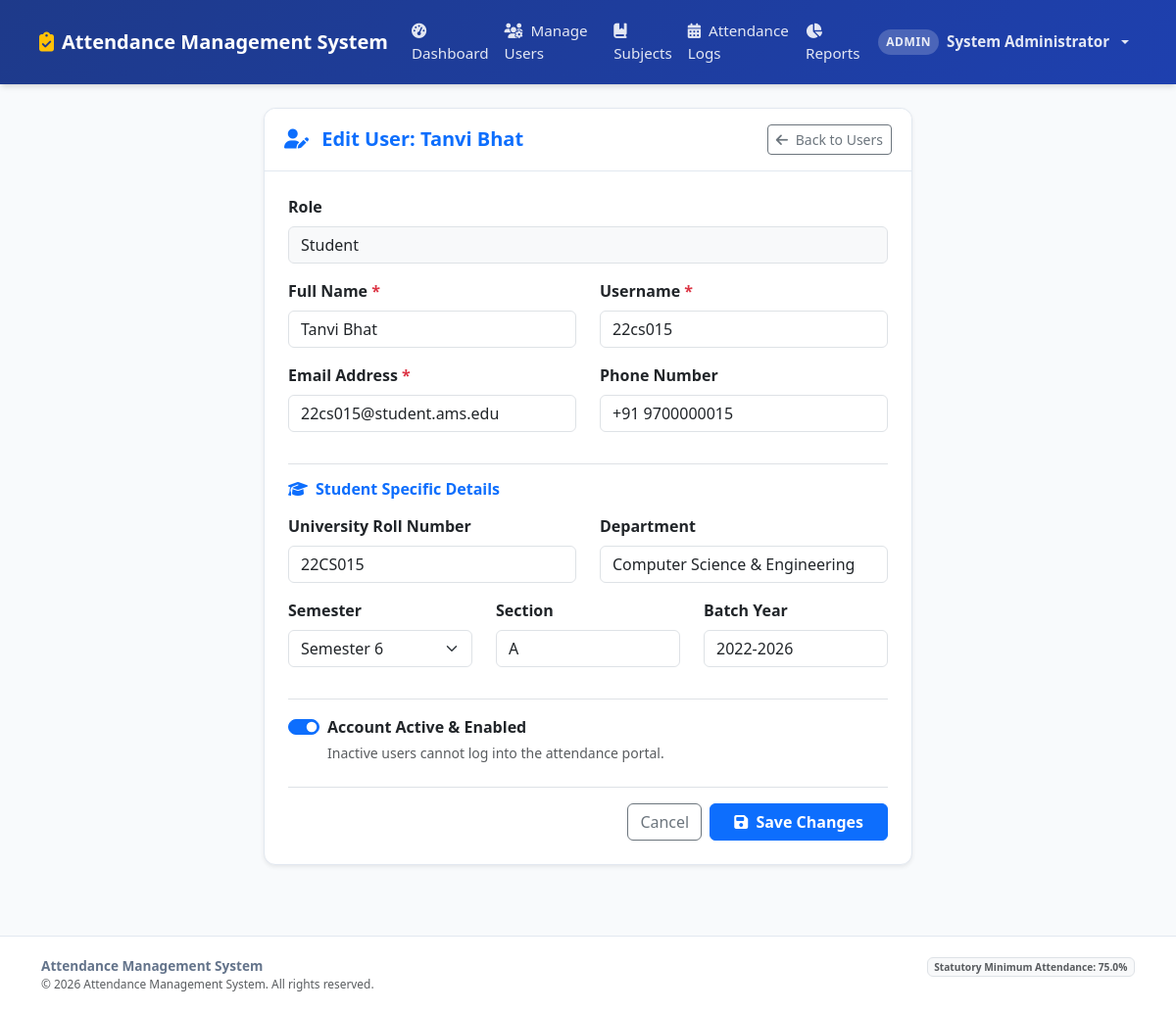
/admin/users/edit/21 (signed in), run on an earlier commit of the app's database.
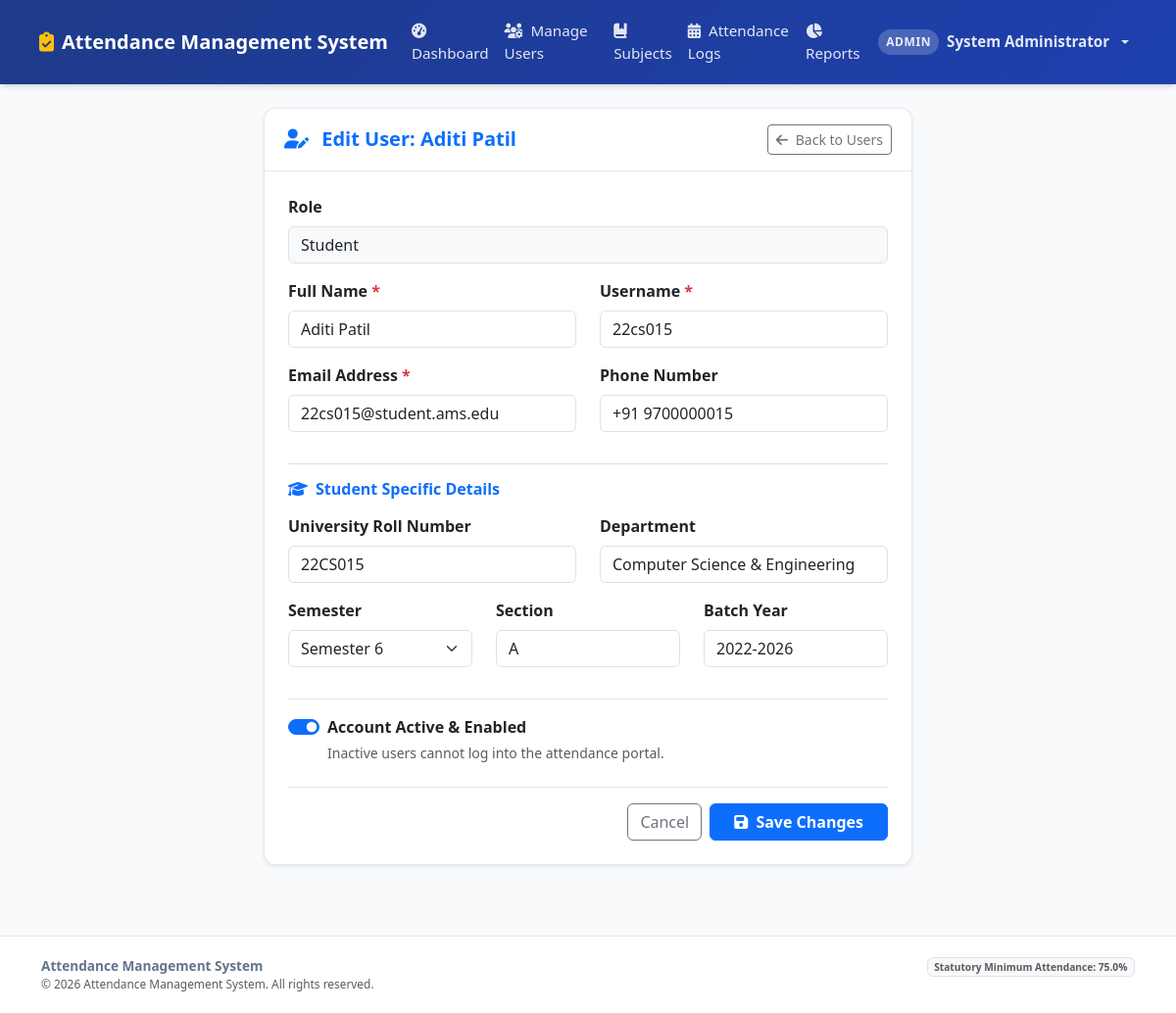
And on a later commit of the database.
### tables this page shows
CREATE TABLE users (
        id INTEGER PRIMARY KEY AUTOINCREMENT,
        username TEXT UNIQUE NOT NULL,
        email TEXT UNIQUE NOT NULL,
        password_hash TEXT NOT NULL,
        role TEXT NOT NULL CHECK(role IN ('admin', 'faculty', 'student')),
        full_name TEXT NOT NULL,
        phone TEXT,
        is_active INTEGER NOT NULL DEFAULT 1,
        created_at TIMESTAMP DEFAULT CURRENT_TIMESTAMP
    );

### app.py (the view, shortened to what this page needs)
@app.route('/admin/users/edit/<int:user_id>', methods=['GET', 'POST'])
@role_required('admin')
def admin_edit_user(user_id):
    user = models.get_user_by_id(user_id)
    if not user:
        flash("User not found.", "danger")
        return redirect(url_for('admin_users'))
    subjects = models.get_all_subjects()
    return render_template('admin/user_form.html', mode='edit', user=user, subjects=subjects)

### app.py (called while the page is built, shortened)
def role_required(*allowed_roles):
    def decorator(f):
        @wraps(f)
        def decorated_function(*args, **kwargs):
            if 'user_id' not in session:
                flash("Please log in to access this page.", "warning")
                return redirect(url_for('login', next=request.url))
            user_role = session.get('role')
            return f(*args, **kwargs)
        return decorated_function
    return decorator

@app.context_processor
def inject_global_vars():
    return {
        'current_user': {
            'id': session.get('user_id'),
            'username': session.get('username'),
            'role': session.get('role'),
            'full_name': session.get('full_name'),
            'roll_number': session.get('roll_number'),
            'faculty_id': session.get('faculty_id')
        },
        'now': datetime.now(),
        'today_date': date.today().strftime('%Y-%m-%d'),
        'attendance_threshold': Config.ATTENDANCE_THRESHOLD
    }

### templates/admin/user_form.html (shortened to what the changed rows need)
{% extends 'base.html' %}
{% block content %}
<div class="row justify-content-center">
    <div class="col-lg-8 col-xl-7">
        <div class="card shadow-sm">
            <div class="card-header bg-white py-3">
                <div class="d-flex justify-content-between align-items-center">
                    <h5 class="mb-0 fw-bold text-primary">
                        <i class="fa-solid {% if mode == 'create' %}fa-user-plus{% else %}fa-user-pen{% endif %} me-2"></i>
                        {% if mode == 'create' %}Create New System User{% else %}Edit User: {{ user.full_name }}{% endif %}
                    </h5>
                    <a href="{{ url_for('admin_users') }}" class="btn btn-sm btn-outline-secondary">
                        <i class="fa-solid fa-arrow-left me-1"></i> Back to Users
                    </a>
                </div>
            </div>
            <div class="card-body p-4">
                <form method="POST">
                    {% if mode == 'create' %}
                        <div class="mb-3">
                            <label for="registrationRoleSelect" class="form-label fw-semibold">Role <span class="text-danger">*</span></label>
                            <select class="form-select" id="registrationRoleSelect" name="role" required>
                                <option value="student" selected>Student</option>
                                <option value="faculty">Faculty Member</option>
                                <option value="admin">Administrator</option>
                            </select>
                        </div>
                    {% else %}
                        <div class="mb-3">
                            <label class="form-label fw-semibold">Role</label>
                            <input type="text" class="form-control bg-light" value="{{ user.role|capitalize }}" readonly>
                        </div>
                    {% endif %}
                    <div class="row">
                        <div class="col-md-6 mb-3">
                            <label for="full_name" class="form-label fw-semibold">Full Name <span class="text-danger">*</span></label>
                            <input type="text" class="form-control" id="full_name" name="full_name" value="{{ user.full_name if user else '' }}" required>
                        </div>
                        <div class="col-md-6 mb-3">
                            <label for="username" class="form-label fw-semibold">Username <span class="text-danger">*</span></label>
                            <input type="text" class="form-control" id="username" name="username" value="{{ user.username if user else '' }}" {% if mode == 'edit' %}readonly class="bg-light"{% endif %} required>
                        </div>
                    </div>
                    <div class="row">
                        <div class="col-md-6 mb-3">
                            <label for="email" class="form-label fw-semibold">Email Address <span class="text-danger">*</span></label>
                            <input type="email" class="form-control" id="email" name="email" value="{{ user.email if user else '' }}" required>
                        </div>
                        <div class="col-md-6 mb-3">
                            <label for="phone" class="form-label fw-semibold">Phone Number</label>
                            <input type="tel" class="form-control" id="phone" name="phone" value="{{ user.phone if user else '' }}" placeholder="+91 9876543210">
                        </div>
                    </div>
                    {% if mode == 'edit' %}
                        <div class="border-top pt-3 mt-3">
                            <div class="form-check form-switch">
                                <input class="form-check-input" type="checkbox" id="is_active" name="is_active" value="1" {% if user.is_active %}checked{% endif %}>
                                <label class="form-check-label fw-semibold" for="is_active">Account Active & Enabled</label>
                                <div class="form-text">Inactive users cannot log into the attendance portal.</div>
                            </div>
                        </div>
                    {% endif %}
                </form>
            </div>
        </div>
    </div>
</div>
{% endblock %}

What changed in the data, as far as the page shows it:
changed users "Student": full_name "Tanvi Bhat" → "Aditi Patil"
